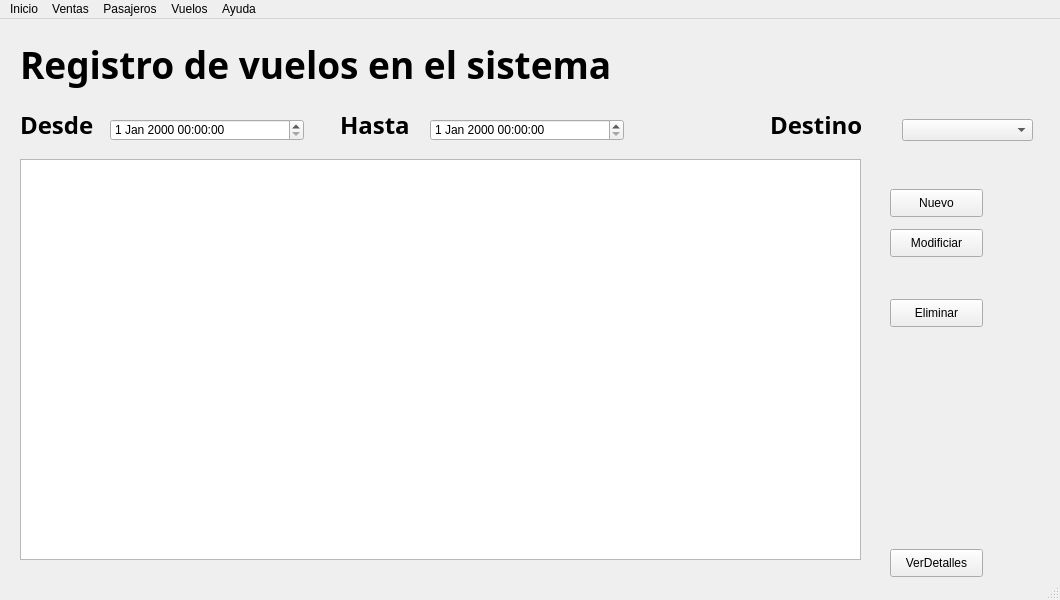
<?xml version="1.0" encoding="UTF-8"?>
<ui version="4.0">
 <class>ventaswindow</class>
 <widget class="QMainWindow" name="ventaswindow">
  <property name="geometry">
   <rect>
    <x>0</x>
    <y>0</y>
    <width>1060</width>
    <height>600</height>
   </rect>
  </property>
  <property name="windowTitle">
   <string>MainWindow</string>
  </property>
  <widget class="QWidget" name="centralwidget">
   <widget class="QLabel" name="label">
    <property name="geometry">
     <rect>
      <x>20</x>
      <y>20</y>
      <width>671</width>
      <height>51</height>
     </rect>
    </property>
    <property name="font">
     <font>
      <family>Source Sans Pro</family>
      <pointsize>28</pointsize>
      <weight>75</weight>
      <bold>true</bold>
     </font>
    </property>
    <property name="text">
     <string>Registro de vuelos en el sistema</string>
    </property>
   </widget>
   <widget class="QLabel" name="label_6">
    <property name="geometry">
     <rect>
      <x>20</x>
      <y>90</y>
      <width>121</width>
      <height>31</height>
     </rect>
    </property>
    <property name="font">
     <font>
      <family>Source Sans Pro</family>
      <pointsize>18</pointsize>
      <weight>75</weight>
      <bold>true</bold>
     </font>
    </property>
    <property name="text">
     <string>Desde</string>
    </property>
   </widget>
   <widget class="QLabel" name="label_7">
    <property name="geometry">
     <rect>
      <x>340</x>
      <y>90</y>
      <width>121</width>
      <height>31</height>
     </rect>
    </property>
    <property name="font">
     <font>
      <family>Source Sans Pro</family>
      <pointsize>18</pointsize>
      <weight>75</weight>
      <bold>true</bold>
     </font>
    </property>
    <property name="text">
     <string>Hasta</string>
    </property>
   </widget>
   <widget class="QDateTimeEdit" name="dateTimeEdit">
    <property name="geometry">
     <rect>
      <x>110</x>
      <y>100</y>
      <width>194</width>
      <height>22</height>
     </rect>
    </property>
   </widget>
   <widget class="QDateTimeEdit" name="dateTimeEdit_2">
    <property name="geometry">
     <rect>
      <x>430</x>
      <y>100</y>
      <width>194</width>
      <height>22</height>
     </rect>
    </property>
   </widget>
   <widget class="QTableView" name="tableView">
    <property name="geometry">
     <rect>
      <x>20</x>
      <y>140</y>
      <width>841</width>
      <height>401</height>
     </rect>
    </property>
   </widget>
   <widget class="QPushButton" name="pushButton">
    <property name="geometry">
     <rect>
      <x>890</x>
      <y>530</y>
      <width>93</width>
      <height>28</height>
     </rect>
    </property>
    <property name="text">
     <string>VerDetalles</string>
    </property>
   </widget>
   <widget class="QPushButton" name="pushButton_2">
    <property name="geometry">
     <rect>
      <x>890</x>
      <y>170</y>
      <width>93</width>
      <height>28</height>
     </rect>
    </property>
    <property name="text">
     <string>Nuevo</string>
    </property>
   </widget>
   <widget class="QPushButton" name="pushButton_3">
    <property name="geometry">
     <rect>
      <x>890</x>
      <y>210</y>
      <width>93</width>
      <height>28</height>
     </rect>
    </property>
    <property name="text">
     <string>Modificiar</string>
    </property>
   </widget>
   <widget class="QPushButton" name="pushButton_4">
    <property name="geometry">
     <rect>
      <x>890</x>
      <y>280</y>
      <width>93</width>
      <height>28</height>
     </rect>
    </property>
    <property name="text">
     <string>Eliminar</string>
    </property>
   </widget>
   <widget class="QComboBox" name="comboBox">
    <property name="geometry">
     <rect>
      <x>902</x>
      <y>100</y>
      <width>131</width>
      <height>22</height>
     </rect>
    </property>
   </widget>
   <widget class="QLabel" name="label_8">
    <property name="geometry">
     <rect>
      <x>770</x>
      <y>90</y>
      <width>121</width>
      <height>31</height>
     </rect>
    </property>
    <property name="font">
     <font>
      <family>Source Sans Pro</family>
      <pointsize>18</pointsize>
      <weight>75</weight>
      <bold>true</bold>
     </font>
    </property>
    <property name="text">
     <string>Destino</string>
    </property>
   </widget>
  </widget>
  <widget class="QMenuBar" name="menubar">
   <property name="geometry">
    <rect>
     <x>0</x>
     <y>0</y>
     <width>1060</width>
     <height>26</height>
    </rect>
   </property>
   <widget class="QMenu" name="menuInicio">
    <property name="title">
     <string>Inicio</string>
    </property>
    <addaction name="actionIr"/>
   </widget>
   <widget class="QMenu" name="menuVentas">
    <property name="title">
     <string>Ventas</string>
    </property>
    <addaction name="actionIr_2"/>
   </widget>
   <widget class="QMenu" name="menuPasajeros">
    <property name="title">
     <string>Pasajeros</string>
    </property>
    <addaction name="actionIr_3"/>
   </widget>
   <widget class="QMenu" name="menuVuelos">
    <property name="title">
     <string>Vuelos</string>
    </property>
    <addaction name="actionIr_4"/>
   </widget>
   <widget class="QMenu" name="menuAyuda">
    <property name="title">
     <string>Ayuda</string>
    </property>
    <addaction name="actionIr_5"/>
   </widget>
   <addaction name="menuInicio"/>
   <addaction name="menuVentas"/>
   <addaction name="menuPasajeros"/>
   <addaction name="menuVuelos"/>
   <addaction name="menuAyuda"/>
  </widget>
  <widget class="QStatusBar" name="statusbar"/>
  <action name="actionIr">
   <property name="text">
    <string>Ir</string>
   </property>
  </action>
  <action name="actionIr_2">
   <property name="text">
    <string>Ir</string>
   </property>
  </action>
  <action name="actionIr_3">
   <property name="text">
    <string>Ir</string>
   </property>
  </action>
  <action name="actionIr_4">
   <property name="text">
    <string>Ir</string>
   </property>
  </action>
  <action name="actionIr_5">
   <property name="text">
    <string>Ir</string>
   </property>
  </action>
 </widget>
 <resources/>
 <connections/>
</ui>
